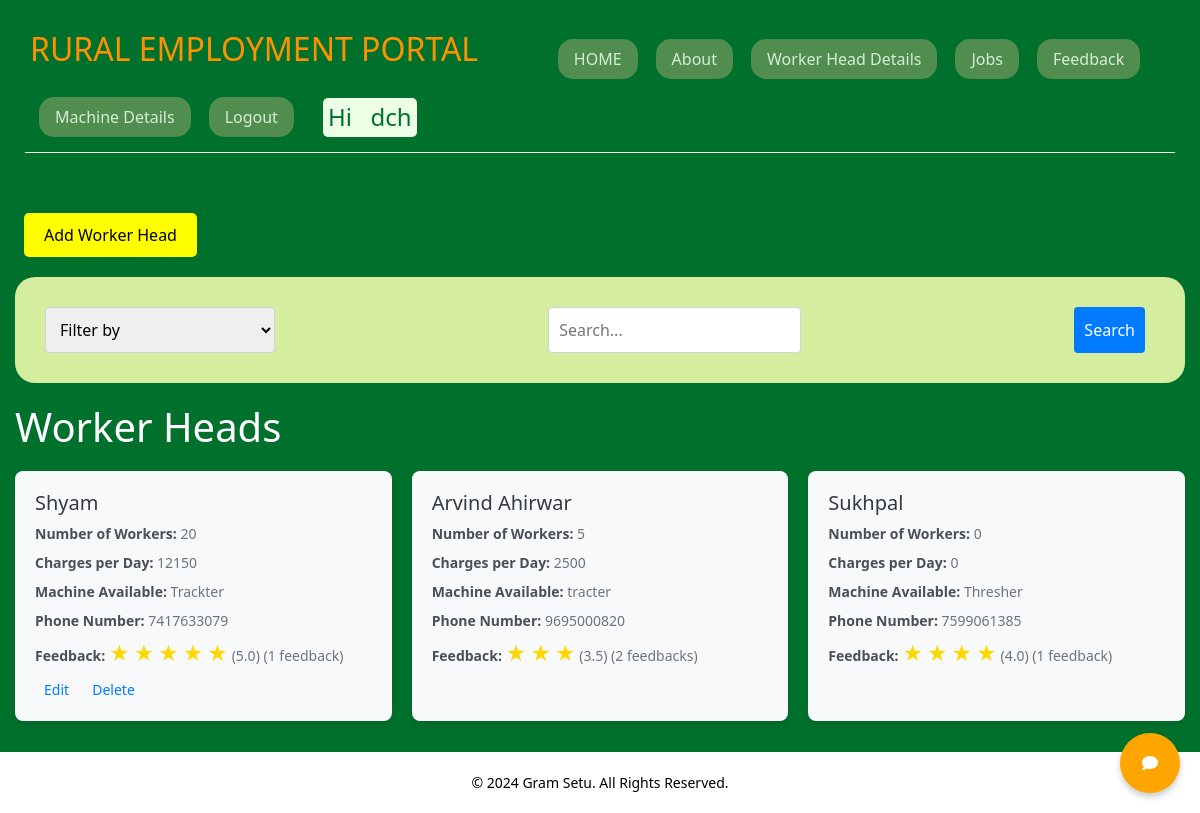
The page /worker/ (signed in) on the database as committed earlier.
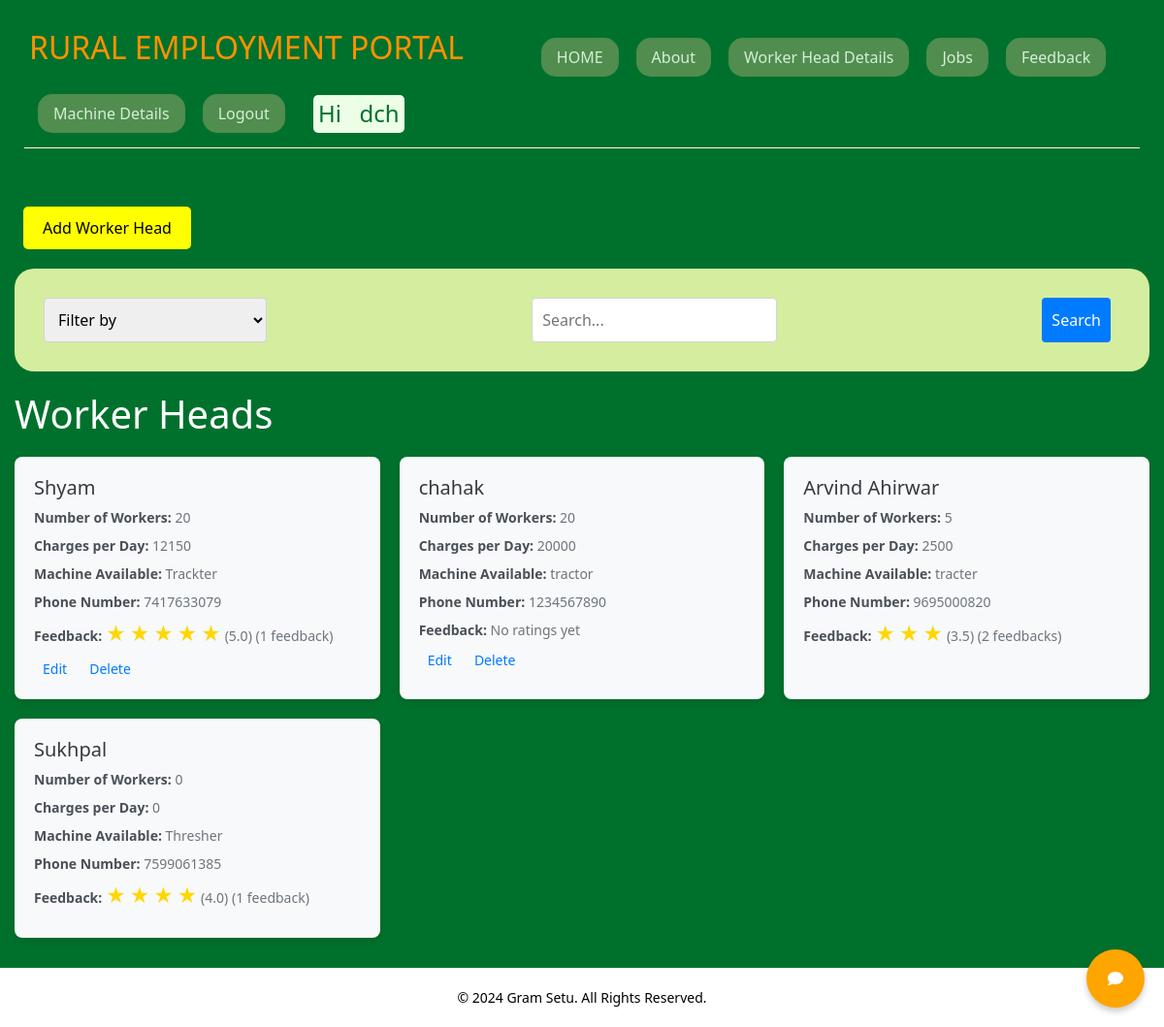
The same page on the database as committed later.
### R_E/models.py (models this page shows, shortened)
class WorkerHead(models.Model):
    id = models.AutoField(primary_key=True)  # Django adds this automatically
    user = models.ForeignKey(User, on_delete=models.CASCADE, default=1)
    name = models.CharField(max_length=30, null=False)
    numberOfWorker = models.IntegerField(null=False)
    salaryPerDay = models.IntegerField(null=False)
    machineAvailable = models.CharField(max_length=300, null=False)
    machineImage = models.ImageField(upload_to='machines/', null=True, blank=True)
    chargePerDay = models.DecimalField(max_digits=10, decimal_places=2, null=True, blank=True)
    date = models.DateField(null=False)
    phoneNumber = models.BigIntegerField(null=False, default=1234567890)
    email = models.EmailField(max_length=254, null=True, blank=True)  # New email field
    is_booked = models.BooleanField(default=False)  # New field to track booking status

### R_E/views.py (the view, shortened to what this page needs)
# urls.py: path('worker/', views.workerhead_list, name='worker'),  # Ensure this name matches your template
@login_required
def workerhead_list(request):
    search_query = request.GET.get('search', '').strip()
    filter_by = request.GET.get('filter_by', '')
    workerheads = WorkerHead.objects.all()
    workerheads = WorkerHead.objects.annotate(average_rating=Avg('feedbacks__rating'))
    template = loader.get_template('worker.html')
    context = {
        'workerheads': workerheads,
        'search_query': search_query,
        'filter_by': filter_by,
    }
    return HttpResponse(template.render(context, request))

### R_E/context_processors.py (called while the page is built)
def current_year(request):
    return {
        'current_year': datetime.now().year
    }

### R_E/templatetags/form_filters.py (called while the page is built)
@register.filter
def to(value):
    return range(1, int(value) + 1)

### R_E/templates/worker.html (shortened to what this page needs)
{% extends 'base.html' %}
{% load form_filters %}
{% block content %}
    <a href="{% url 'workform' %}" class="add-worker-button" style="margin-top:50px;">Add Worker Head</a>
    <form method="get" class="search-form">
        <select name="filter_by">
            <option value="" {% if not filter_by %}selected{% endif %}>Filter by</option>
        </select>
        <input type="text" name="search" value="{{ search_query }}" placeholder="Search..." />
        <button type="submit">Search</button>
    </form>
    <h1>Worker Heads</h1>
    {% if workerheads %}
    <ul class="workerhead-list">
        {% for worker in workerheads %}
        <li>
            <h3>{{ worker.name }}</h3>
            <p><strong>Number of Workers:</strong> {{ worker.numberOfWorker }}</p>
            <p><strong>Charges per Day:</strong> {{ worker.salaryPerDay }}</p>
            <p><strong>Machine Available:</strong> {{ worker.machineAvailable }}</p>
            <p><strong>Phone Number:</strong> {{ worker.phoneNumber }}</p>
            <p><strong>Feedback:</strong>
    {% if worker.average_rating %}
        <span class="stars">
            {% for i in worker.average_rating|to %}
                {% if i <= worker.average_rating|floatformat:1 %}
                    <span class="star filled">★</span>
                {% else %}
                    <span class="star">★</span>
                {% endif %}
            {% endfor %}
        </span>
        ({{ worker.average_rating|floatformat:1 }})
        {% if worker.feedbacks.all %}
            <span class="feedback-count">({{ worker.feedbacks.count }} feedback{{ worker.feedbacks.count|pluralize }})</span>
        {% endif %}
    {% else %}
        No ratings yet
    {% endif %}
</p>
            {% if worker.user == request.user %}
            <div class="worker-actions">
                <a href="{% url 'edit_worker' worker.id %}">Edit</a>
                <a href="{% url 'delete_worker' worker.id %}" onclick="return confirm('Are you sure?');">Delete</a>
            </div>
            {% endif %}
        </li>
        {% endfor %}
    </ul>
    {% else %}
        <p>No worker heads found.</p>
    {% endif %}
{% endblock %}

Rows that differ between the two databases and show on the page:
added WorkerHead: name "chahak", numberOfWorker "20", salaryPerDay "20000", machineAvailable "tractor", phoneNumber "1234567890", shows "No ratings yet", shows "Edit"
